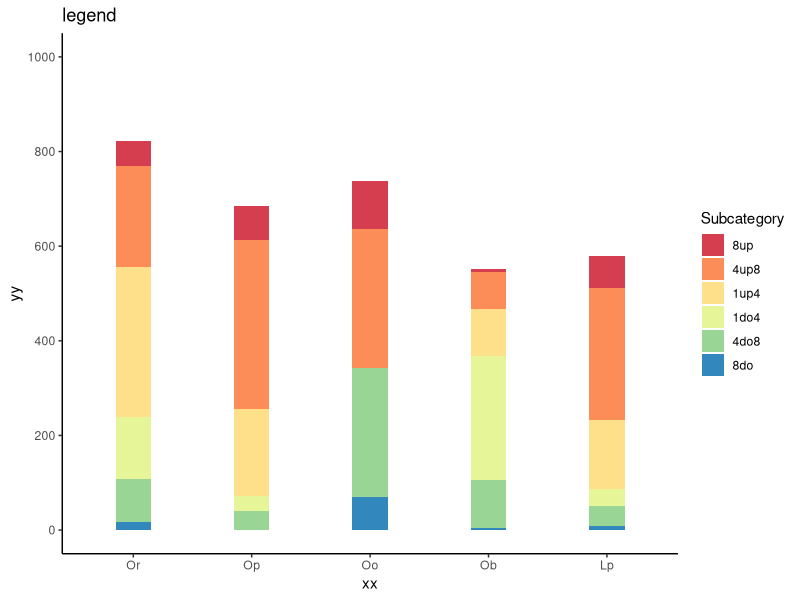

Here is the R script that generated this plot:
library(ggplot2)

data <- data.frame(
  Category = c("Or", "Or", "Or", "Or", "Or", "Or",
               "Op", "Op", "Op", "Op", "Op", "Op",
               "Oo", "Oo", "Oo", "Oo", "Oo", "Oo",
               "Ob", "Ob", "Ob", "Ob", "Ob", "Ob",
               "Lp", "Lp", "Lp", "Lp", "Lp", "Lp"),
  Subcategory = c("8up", "4up8", "1up4", "1do4", "4do8", "8do",
                  "8up", "4up8", "1up4", "1do4", "4do8", "8do",
                  "8up", "4up8", "1up4", "1do4", "4do8", "8do",
                  "8up", "4up8", "1up4", "1do4", "4do8", "8do",
                  "8up", "4up8", "1up4", "1do4", "4do8", "8do"),
  Value = c(52, 213, 317, 132, 90, 18,
            71, 357, 183, 32, 40, 1,
            101, 295, 0, 0, 273, 69,
            7, 78, 100, 261,101, 5,
            69, 278, 147, 36, 42, 8)
)

data$Subcategory <- factor(data$Subcategory, levels = c("8up", "4up8", "1up4", "1do4", "4do8", "8do"))
data$Category <- factor(data$Category, levels = c("Or", "Op", "Oo", "Ob", "Lp"))

ggplot(data, aes(x = Category, y = Value, fill = Subcategory)) +
  geom_bar(stat = "identity", position = "stack", width = 0.3) +
  scale_fill_brewer(palette = "Spectral") +
  theme_classic() +
  scale_y_continuous(breaks = seq(0, 1000, by = 200), limits = c(0, 1000)) +
  labs(title = "legend", x = "xx", y = "yy")
